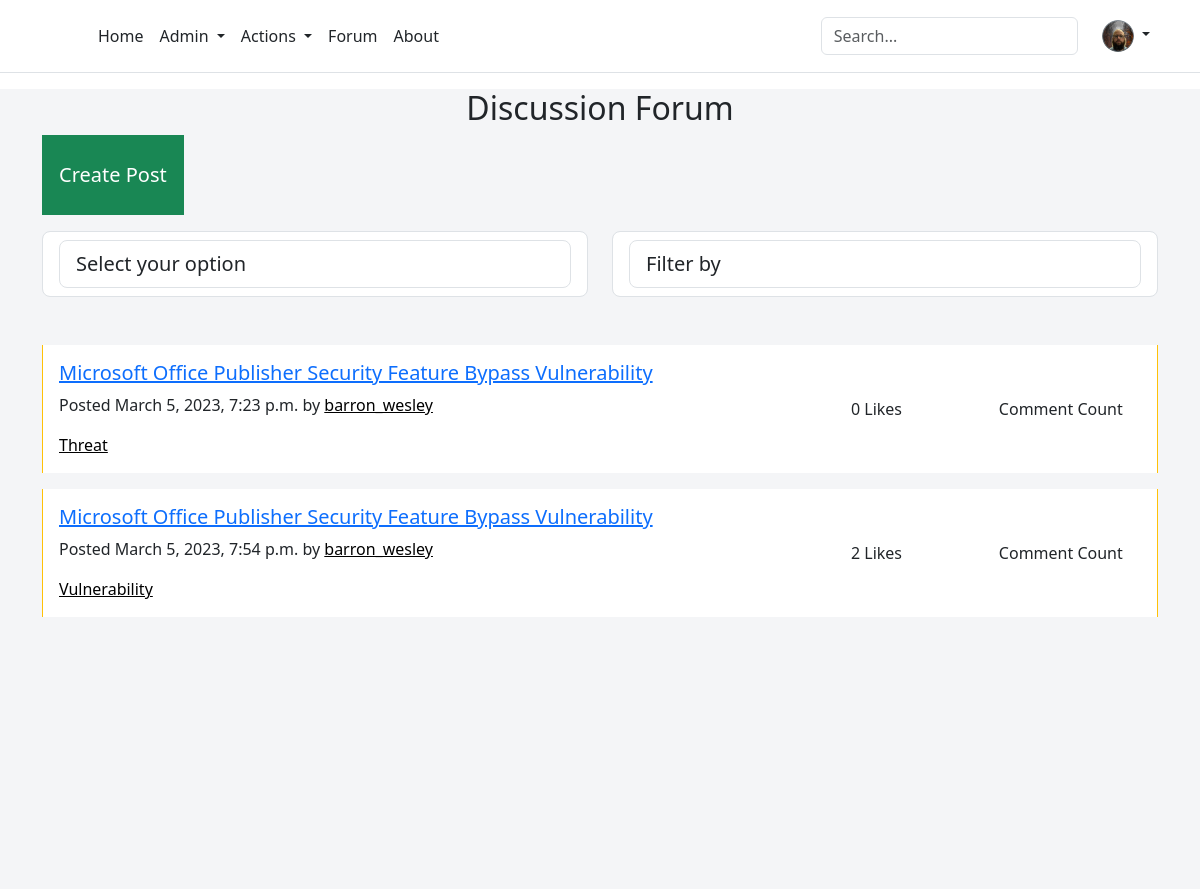
The page /forum/ (signed in) on the database its author committed.
### skmsapp/models.py (models this page shows, shortened)
class UserProfile(models.Model):
    user = models.OneToOneField(User, null=True, on_delete=models.CASCADE)
    type = models.CharField(max_length=255, choices= (('User','User'), ('Expert','Expert'), ('RiskManager','RiskManager')), default='User')
    userimage = models.ImageField(null=True, blank=True, upload_to="images/profile/")

class Post(models.Model):
    title = models.CharField(max_length=200)
    content = models.TextField()
    author = models.CharField(max_length=300)
    datetime = models.DateTimeField(auto_now_add=True)
    likes = models.IntegerField(default=0)
    subject = models.CharField(max_length=100, choices= (('Asset','Asset'), ('Counter Measure','Counter Measure'), ('Threat','Threat'), ('Vulnerability','Vulnerability')))
    subscriptions = models.ManyToManyField('skmsapp.UserProfile', related_name='subscribed_posts')
    comments = models.ManyToManyField('Comment', related_name='post_comments')

### skmsapp/views.py (the view)
# urls.py: path('forum/', views.forum, name='forum'),
def forum(request):
    current_user = request.user
    posts = Post.objects.all()
    if request.method == 'POST':
        category = request.POST['category']
        print(category)
        result = Post.objects.filter(subject=category).exists()
        if result == True:
            posts = Post.objects.filter(subject=category).values()
            return render(request, 'discussion-home.html', {'current_user':current_user, 'current_user_id':current_user.id, 'posts':posts})
        else:
            if category == 'Categories':
                posts = Post.objects.all()
                return render(request, 'discussion-home.html', {'current_user':current_user, 'current_user_id':current_user.id, 'posts':posts})
            else:
                posts = Post.objects.all()
                return render(request, 'discussion-home.html', {'current_user':current_user, 'current_user_id':current_user.id})
    else:
        return render(request, 'discussion-home.html', {'current_user':current_user, 'current_user_id':current_user.id, 'posts':posts})

### skmsapp/templates/discussion-home.html (shortened to what this page needs)
{% extends "site-skeleton.html" %}
{% block body %}
<link href="https://code.ionicframework.com/ionicons/2.0.1/css/ionicons.min.css" rel="stylesheet">
<div class="container">
    <div id="discussion-head-div">
        <h2 class="text-center">Discussion Forum</h2>
    </div>
    <div class="create-post-div row">
        <div class="col">
            <a class="btn btn-lg btn-block btn-success rounded-0 py-4 mb-3 bg-op-6 roboto-bold" href="{% url 'createPost' %}">Create Post</a>
        </div>
    </div>
    <div class="filter-div text-left row mb-5">
            <div class="filter-by-tag-div col-6 mb-3 mb-sm-0">
                <div class="dropdown bootstrap-select form-control form-control-lg bg-white bg-op-9 text-sm w-lg-50">
                <form id="category" type="submit" method="POST">
                <select class="form-control form-control-lg bg-white bg-op-9 text-sm w-lg-50" data-toggle="select" tabindex="-98" name="category" onchange="submitForm()">
                  <option value="" disabled selected>Select your option</option>
                </select>
                </form>
                </div>
              </div>
            <div class="sort-div col-6 text-lg-right">
                <div class="dropdown bootstrap-select form-control form-control-lg bg-white bg-op-9 ml-auto text-sm w-lg-50">
                    <select class="form-control form-control-lg bg-white bg-op-9 ml-auto text-sm w-lg-50" data-toggle="select" tabindex="-98">
                      <option value="" disabled selected> Filter by </option>
                    </select>
                </div>
              </div>
    </div>
    <div id="posts-div">
        <div id="recent-posts-div row">
            {% if posts %}
                {% for post in posts %}
                <div class="card row-hover pos-relative py-3 px-3 mb-3 border-warning border-top-0 border-right-0 border-bottom-0 rounded-0">
                    <div class="row align-items-center">
                      <div class="col-md-8 mb-3 mb-sm-0">
                        <h5>
                          <a href="{% url 'post' post.id %}" class="text-primary">{{post.title}}</a>
                        </h5>
                        {% load tz %}
                        <p class="text-sm"><span class="op-6">Posted </span>{{post.datetime|timezone:"America/New_York"}} <span class="op-6">by</span> <a class="text-black" href="#">{{post.author}}</a></p>
                        <div class="text-sm op-5"> <a class="text-black mr-2" href="#">{{post.subject}}</a></div>
                      </div>
                      <div class="col-md-4 op-7">
                        <div class="row text-center op-7">
                          <div class="col px-1">  <span class="d-block text-sm">{{post.likes}} Likes</span> </div>
                          <div class="col px-1">  <span class="d-block text-sm">Comment Count</span> </div>
                        </div>
                      </div>
                    </div>
                  </div>
                {% endfor %}
            {% endif %}
        </div>
    </div>
</div>
{% endblock %}

### skmsapp/templates/site-skeleton.html (shortened to what this page needs)
<!DOCTYPE html>
<html lang="en">
<head>
    <link href="https://cdn.jsdelivr.net/npm/bootstrap@5.3.0-alpha1/dist/css/bootstrap.min.css" rel="stylesheet">
    <link rel="stylesheet" href="https://cdnjs.cloudflare.com/ajax/libs/font-awesome/6.0.0/css/all.min.css">
    <link rel="stylesheet" href="https://mdbcdn.b-cdn.net/wp-content/themes/mdbootstrap4/docs-app/css/dist/mdb5/standard/core.min.css">
    <link rel="stylesheet" id="roboto-subset.css-css" href="https://mdbcdn.b-cdn.net/wp-content/themes/mdbootstrap4/docs-app/css/mdb5/fonts/roboto-subset.css?ver=3.9.0-update.5" type="text/css" media="all">
    <link rel="stylesheet" href="https://cdnjs.cloudflare.com/ajax/libs/font-awesome/4.7.0/css/font-awesome.min.css">
</head>
<body>
<header class="p-3 mb-3 border-bottom">
  <div class="container">
    <div class="d-flex flex-wrap align-items-center justify-content-center justify-content-lg-start">
      <a href="/" class="d-flex align-items-center mb-2 mb-lg-0 text-dark text-decoration-none">
        <svg class="bi me-2" width="40" height="32" role="img" aria-label="Bootstrap"><use xlink:href="#bootstrap"></use></svg>
      </a>
      <ul class="nav col-12 col-lg-auto me-lg-auto mb-2 justify-content-center mb-md-0">
        <li><a href="{% url 'home' %}" class="nav-link px-2 link-dark">Home</a></li>
        {% if user.userprofile.type == "RiskManager" %}
        <li class="nav-item dropdown">
          <a class="nav-link px-2 link-dark dropdown-toggle" href="#" id="navbardrop" data-toggle="dropdown">
            Admin
          </a>
        </li>
        {% endif %}
        <li class="nav-item dropdown">
          <a class="nav-link px-2 link-dark dropdown-toggle" href="#" id="navbardrop" data-toggle="dropdown">
            Actions
          </a>
        </li>
        <li><a href="{% url 'forum' %}" class="nav-link px-2 link-dark">Forum</a></li>
        <li><a href="#" class="nav-link px-2 link-dark">About</a></li>
      </ul>
      <form class="col-12 col-lg-auto mb-3 mb-lg-0 me-lg-3" role="search">
        <input type="search" class="form-control" placeholder="Search..." aria-label="Search">
      </form>
      <div class="nav-item dropdown text-end">
        <a href="#" class="nav-link px-2 d-block link-dark text-decoration-none dropdown-toggle" data-bs-toggle="dropdown" aria-expanded="false" id="navbardrop" data-toggle="dropdown">
          {% if user.is_authenticated %}
          <img src="{{ user.userprofile.userimage.url }}" alt="mdo" width="32" height="32" class="rounded-circle">
          {% else %}
          <img src="https://betterwaterquality.com/wp-content/uploads/2020/09/dummy-profile-pic-300x300-1-1.png" alt="mdo" width="32" height="32" class="rounded-circle">
          {% endif %}
        </a>
      </div>
    </div>
  </div>
</header>
<section class="vh-100" style="background-color: #f4f5f7;">
   {% block body %}
   {% endblock %}
  </section><link href="https://code.ionicframework.com/ionicons/2.0.1/css/ionicons.min.css" rel="stylesheet">
</body>
</html>

### rows shown on the page
Post: title "Microsoft Office Publisher Security Feature Bypass Vulnerability", datetime "March 5, 2023, 7:23 p.m.", author "barron_wesley", subject "Threat", likes "0"
Post: title "Microsoft Office Publisher Security Feature Bypass Vulnerability", datetime "March 5, 2023, 7:54 p.m.", author "barron_wesley", subject "Vulnerability", likes "2"
